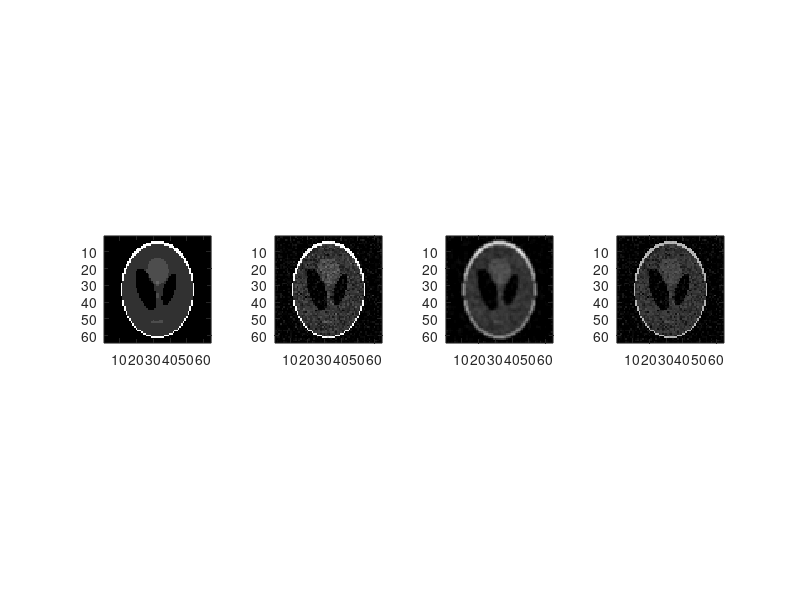

Here is the MATLAB script that generated this plot: (Note: this script raises an error after producing the figure.)
clear
close all
n = 64;

% noise free image
original= double(phantom(n)) * 256;

% add noise
noisey = original+ randn(size(original)) * 15;

% denoise by distance-based averaging
w = [1/16 1/8 1/16;1/8 1/4 1/8; 1/16 1/8 1/16];

for i=1:n
    for j=1:n
        if (i==1)||(i==n)||(j==1)||(j==n)
            xavg(i,j) = noisey(i,j);
        else
            b = [noisey(i-1, j-1) noisey(i, j-1) noisey(i+1, j-1);
                 noisey(i-1, j) noisey(i, j) noisey(i+1, j);
                 noisey(i-1, j+1) noisey(i, j+1) noisey(i+1, j+1)];
            xavg(i, j) = sum(sum(b.*w));
        end
    end
end

% Denoise by intensity similarity
intensity_list = reshape(noisey, numel(noisey), 1);
[intensity_list, sort_indices] = sort(intensity_list);
denoised_image = zeros(numel(intensity_list), 1);

for i=1:numel(intensity_list)
    int_val = intensity_list(i);
    
    diff = intensity_list - int_val;
    [diff, diff_indices] = sort(abs(diff));
    int_val_near = mean(intensity_list(diff_indices(2:1000)));

    int_val_avg = (int_val + int_val_near) / 2.0;

    denoised_image(sort_indices(i)) = int_val_avg;
end

shape = size(noisey);
denoised_image = reshape(denoised_image, shape(1), shape(2));

figure(1);clf;
subplot(141);imagesc(original, [0,256]);axis image; colormap gray
subplot(142);imagesc(noisey, [0,256]);axis image; colormap gray
subplot(143);imagesc(xavg, [0,256]);axis image; colormap gray
subplot(144);imagesc(denoised_image, [0,256]);axis image; colormap gray
linkaxes


